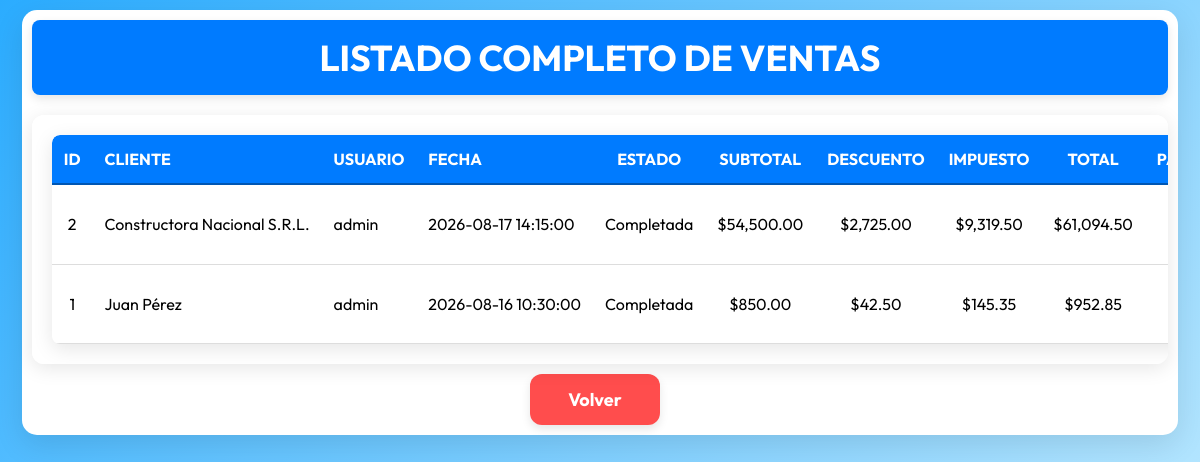
Screenshot of /Ventas/listar.php with the database file from the repository.
### tables this page shows
CREATE TABLE `ventas` (
  `id` int(11) NOT NULL AUTO_INCREMENT,
  `id_cliente` int(11) NOT NULL,
  `total` decimal(12,2) NOT NULL DEFAULT 0.00,
  `fecha` datetime NOT NULL,
  `estado` varchar(50) NOT NULL DEFAULT 'completada',
  `subtotal` decimal(12,2) NOT NULL DEFAULT 0.00,
  `descuento` decimal(12,2) NOT NULL DEFAULT 0.00,
  `impuesto` decimal(12,2) NOT NULL DEFAULT 0.00,
  `pago_recibido` decimal(12,2) NOT NULL DEFAULT 0.00,
  `cambio` decimal(12,2) NOT NULL DEFAULT 0.00,
  `id_metodo_pago` int(11) NOT NULL DEFAULT 1,
  `observacion` text DEFAULT NULL,
  `id_usuario` int(11) NOT NULL DEFAULT 1,
  PRIMARY KEY (`id`),
  KEY `fk_ventas_cli` (`id_cliente`),
  KEY `fk_ventas_usr` (`id_usuario`),
  KEY `fk_ventas_mp` (`id_metodo_pago`),
  CONSTRAINT `fk_ventas_cli` FOREIGN KEY (`id_cliente`) REFERENCES `clientes` (`id`),
  CONSTRAINT `fk_ventas_usr` FOREIGN KEY (`id_usuario`) REFERENCES `usuarios` (`id`),
  CONSTRAINT `fk_ventas_mp` FOREIGN KEY (`id_metodo_pago`) REFERENCES `metodos_pago` (`id`)
);

CREATE TABLE `clientes` (
  `id` int(11) NOT NULL AUTO_INCREMENT,
  `nombre` varchar(100) NOT NULL,
  `apellido` varchar(100) NOT NULL,
  `contacto` varchar(100) DEFAULT NULL,
  `telefono` varchar(30) DEFAULT NULL,
  `email` varchar(100) DEFAULT NULL,
  `rnc` varchar(50) DEFAULT NULL,
  `direccion_facturacion` text DEFAULT NULL,
  `direccion_envio` text DEFAULT NULL,
  `tipo_cliente` varchar(50) NOT NULL DEFAULT 'Minorista',
  `condiciones_pago` varchar(50) DEFAULT 'Contado',
  `estado` varchar(20) NOT NULL DEFAULT 'Activo',
  PRIMARY KEY (`id`)
);

CREATE TABLE `usuarios` (
  `id` int(11) NOT NULL AUTO_INCREMENT,
  `usuario` varchar(50) NOT NULL,
  `password` varchar(255) NOT NULL,
  `rol` varchar(20) NOT NULL DEFAULT 'usuario',
  PRIMARY KEY (`id`),
  UNIQUE KEY `idx_usuario` (`usuario`)
);

### Ventas/listar.php (the view, shortened to what this page needs)
<?php
include "../config/conexion.php";
$sql = "SELECT v.*, c.nombre AS nombre, c.apellido AS apellido, u.usuario AS usuario_registro, m.metodo AS metodo_pago
        FROM ventas v
        INNER JOIN clientes c ON v.id_cliente = c.id
        INNER JOIN usuarios u ON v.id_usuario = u.id
        INNER JOIN metodos_pago m ON v.id_metodo_pago = m.id
        ORDER BY v.fecha DESC";
$res = $conn->query($sql);
?>
<!DOCTYPE html>
<html lang="es">
<head>
    <link rel="stylesheet" href="venta.css">
</head>
<body>
    <div class="container">
        <h1>Listado Completo de Ventas</h1>
        <div class="table-container">
            <table class="table">
                <thead>
                    <tr>
                        <th>ID</th>
                        <th>Cliente</th>
                        <th>Usuario</th>
                        <th>Fecha</th>
                        <th>Estado</th>
                        <th>Subtotal</th>
                        <th>Descuento</th>
                        <th>Impuesto</th>
                        <th>Total</th>
                        <th>Pago Recibido</th>
                    </tr>
                </thead>
                <tbody>
                    <?php if ($res->num_rows > 0): ?>
                        <?php while ($venta = $res->fetch_assoc()): ?>
                            <tr>
                                <td><?= $venta['id'] ?></td>
                                <td><?= htmlspecialchars($venta['nombre'] . ' ' . $venta['apellido']) ?></td>
                                <td><?= htmlspecialchars($venta['usuario_registro']) ?></td>
                                <td><?= $venta['fecha'] ?></td>
                                <td><?= ucfirst($venta['estado']) ?></td>
                                <td>$<?= number_format($venta['subtotal'], 2) ?></td>
                                <td>$<?= number_format($venta['descuento'], 2) ?></td>
                                <td>$<?= number_format($venta['impuesto'], 2) ?></td>
                                <td>$<?= number_format($venta['total'], 2) ?></td>
                                <td>$<?= number_format($venta['pago_recibido'], 2) ?></td>
                            </tr>
                        <?php endwhile; ?>
                    <?php else: ?>
                        <tr>
                            <td colspan="14">No hay ventas registradas.</td>
                        </tr>
                    <?php endif; ?>
                </tbody>
            </table>
        </div>
        <a href="index.php" class="back-button">Volver</a>
    </div>
</body>
</html>

### Ventas/venta.css (style rules this page uses)
* { margin: 0; padding: 0; box-sizing: border-box; font-family: 'Outfit', sans-serif; }
body { background: linear-gradient(135deg, #2bacff, #cdf0ff); display: flex; flex-direction: column; align-items: center; min-height: 100vh; padding: 10px; animation: fadeSlideIn 0.6s ease forwards; }
.container { background: #ffffff; padding: 10px; border-radius: 15px; box-shadow: 0 10px 30px rgba(0,0,0,0.1); width: 98%; max-width: 1800px; text-align: center; animation: fadeSlideIn 0.6s ease forwards; }
h1, h2 { background: #007bff; color: #fff; font-size: 32px; font-weight: bold; text-transform: uppercase; padding: 15px; border-radius: 8px; box-shadow: 0px 4px 10px rgba(0,0,0,0.1); margin-bottom: 15px; }
button, .menu-button, .back-button, .action-button, .button { background: #007bff; color: #fff; padding: 12px 20px; font-size: 16px; font-weight: bold; border: none; border-radius: 12px; cursor: pointer; transition: 0.3s; margin-top: 10px; box-shadow: 0px 4px 10px rgba(0,0,0,0.1); animation: pressEffect 0.3s ease-in-out; text-decoration: none; display: inline-block; text-align: center; margin-right: 10px; min-width: 130px; }
.back-button { background: #ff4d4d; }
.table-container { overflow-x: auto; background: #fff; padding: 15px; border-radius: 12px; box-shadow: 0 4px 20px rgba(0,0,0,0.1); margin-top: 15px; max-width: 1800px; margin: 0 auto; animation: fadeSlideIn 0.5s ease forwards; }
table { width: 100%; border-collapse: collapse; border-radius: 8px; overflow: hidden; box-shadow: 0px 5px 20px rgba(0,0,0,0.1); border: none; min-width: 1200px; margin: 0 auto; table-layout: auto; }
th, td { padding: 14px 12px; background: #fff; border-bottom: 1px solid #ddd; vertical-align: middle; text-align: center; white-space: nowrap; }
th:nth-child(2), td:nth-child(2), th:nth-child(3), td:nth-child(3), th:nth-child(4), td:nth-child(4) { text-align: left; }
th { background: #007bff; color: #fff; font-weight: bold; border-bottom: 2px solid #0056b3; text-transform: uppercase; position: sticky; top: 0; z-index: 2; }
thead tr:first-child th:first-child { border-top-left-radius: 8px; }
tbody tr:last-child td:first-child { border-bottom-left-radius: 8px; }
@media (min-width: 1024px) { .container { width: 98%; } }
@media (min-width: 1024px) { .table-container { padding: 20px; margin-top: 20px; } }
@media (min-width: 1024px) { h1, h2 { font-size: 36px; } }
@media (min-width: 1024px) { button, .menu-button, .back-button, .action-button, .button { font-size: 18px; padding: 14px 24px; } }

### rows the page displays
ventas: id "2", id_cliente.apellido "Constructora Nacional S.R.L.", id_usuario.usuario "admin", fecha "2026-08-17 14:15:00", estado "Completada", subtotal "54,500.00", descuento "2,725.00", impuesto "9,319.50", total "61,094.50"
ventas: id "1", id_cliente.apellido "Juan Pérez", id_usuario.usuario "admin", fecha "2026-08-16 10:30:00", estado "Completada", subtotal "850.00", descuento "42.50", impuesto "145.35", total "952.85"
